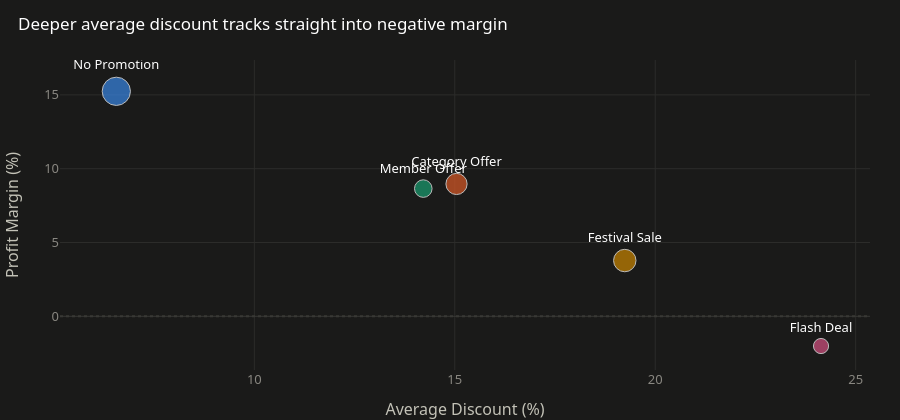

Notebook source saved alongside this figure:
### Code cell
fig = px.scatter(promo.reset_index(), x="Avg_Discount", y="Margin_Pct", size="Revenue",
                  text="Promotion_Type", color="Promotion_Type",
                  color_discrete_sequence=CATEGORICAL,
                  title="Deeper average discount tracks straight into negative margin")
fig.update_traces(textposition="top center")
fig.add_hline(y=0, line_color=INK["axis"], line_dash="dot")
fig.update_layout(xaxis_title="Average Discount (%)", yaxis_title="Profit Margin (%)", showlegend=False)
finalize(fig, height=420).show()

### Figure 1 — Plotly figure (JSON) as saved in the notebook; plotly's stock layout.template omitted (floating-point values rounded to 4 significant figures)
{"data": [{"hovertemplate": "Promotion_Type=%{text}<br>Avg_Discount=%{x}<br>Margin_Pct=%{y}<br>Revenue=%{marker.size}<extra></extra>", "legendgroup": "No Promotion", "marker": {"color": "#3987e5", "size": [45650000.0], "sizemode": "area", "sizeref": 114100.0, "symbol": "circle"}, "mode": "markers+text", "name": "No Promotion", "orientation": "v", "showlegend": true, "text": ["No Promotion"], "textposition": "top center", "type": "scatter", "x": [6.557], "xaxis": "x", "y": [15.24], "yaxis": "y"}, {"hovertemplate": "Promotion_Type=%{text}<br>Avg_Discount=%{x}<br>Margin_Pct=%{y}<br>Revenue=%{marker.size}<extra></extra>", "legendgroup": "Category Offer", "marker": {"color": "#d95926", "size": [25660000.0], "sizemode": "area", "sizeref": 114100.0, "symbol": "circle"}, "mode": "markers+text", "name": "Category Offer", "orientation": "v", "showlegend": true, "text": ["Category Offer"], "textposition": "top center", "type": "scatter", "x": [15.04], "xaxis": "x", "y": [8.967], "yaxis": "y"}, {"hovertemplate": "Promotion_Type=%{text}<br>Avg_Discount=%{x}<br>Margin_Pct=%{y}<br>Revenue=%{marker.size}<extra></extra>", "legendgroup": "Member Offer", "marker": {"color": "#199e70", "size": [17600000.0], "sizemode": "area", "sizeref": 114100.0, "symbol": "circle"}, "mode": "markers+text", "name": "Member Offer", "orientation": "v", "showlegend": true, "text": ["Member Offer"], "textposition": "top center", "type": "scatter", "x": [14.21], "xaxis": "x", "y": [8.653], "yaxis": "y"}, {"hovertemplate": "Promotion_Type=%{text}<br>Avg_Discount=%{x}<br>Margin_Pct=%{y}<br>Revenue=%{marker.size}<extra></extra>", "legendgroup": "Festival Sale", "marker": {"color": "#c98500", "size": [28730000.0], "sizemode": "area", "sizeref": 114100.0, "symbol": "circle"}, "mode": "markers+text", "name": "Festival Sale", "orientation": "v", "showlegend": true, "text": ["Festival Sale"], "textposition": "top center", "type": "scatter", "x": [19.24], "xaxis": "x", "y": [3.778], "yaxis": "y"}, {"hovertemplate": "Promotion_Type=%{text}<br>Avg_Discount=%{x}<br>Margin_Pct=%{y}<br>Revenue=%{marker.size}<extra></extra>", "legendgroup": "Flash Deal", "marker": {"color": "#d55181", "size": [13110000.0], "sizemode": "area", "sizeref": 114100.0, "symbol": "circle"}, "mode": "markers+text", "name": "Flash Deal", "orientation": "v", "showlegend": true, "text": ["Flash Deal"], "textposition": "top center", "type": "scatter", "x": [24.14], "xaxis": "x", "y": [-2.014], "yaxis": "y"}], "layout": {"height": 420, "legend": {"itemsizing": "constant", "orientation": "h", "title": {"text": "Promotion_Type"}, "tracegroupgap": 0, "x": 0, "xanchor": "left", "y": 1.02, "yanchor": "bottom"}, "shapes": [{"line": {"color": "#383835", "dash": "dot"}, "type": "line", "x0": 0, "x1": 1, "xref": "x domain", "y0": 0, "y1": 0, "yref": "y"}], "showlegend": false, "title": {"text": "Deeper average discount tracks straight into negative margin"}, "xaxis": {"anchor": "y", "domain": [0.0, 1.0], "title": {"text": "Average Discount (%)"}}, "yaxis": {"anchor": "x", "domain": [0.0, 1.0], "title": {"text": "Profit Margin (%)"}}}}
